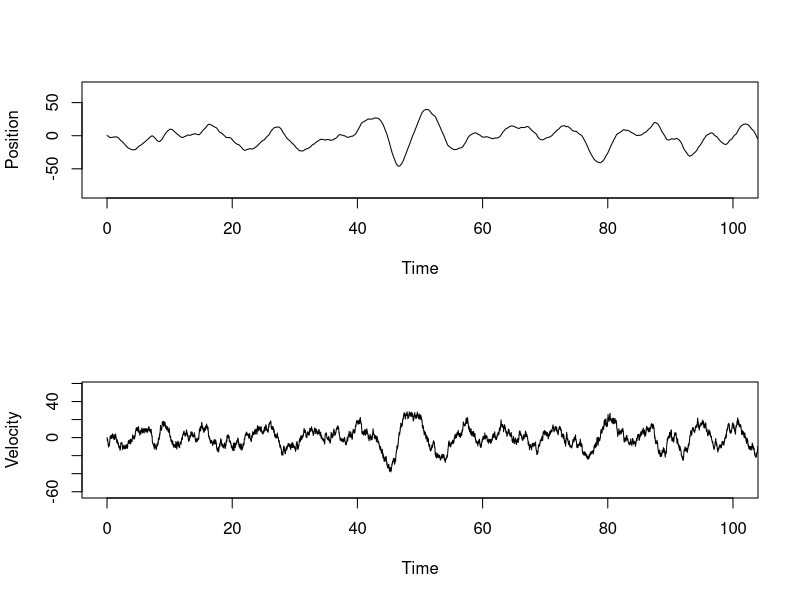
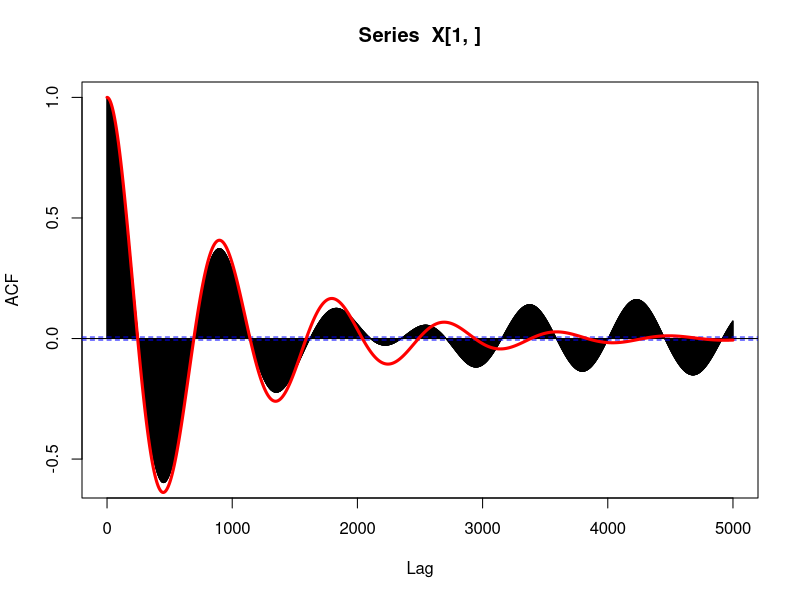
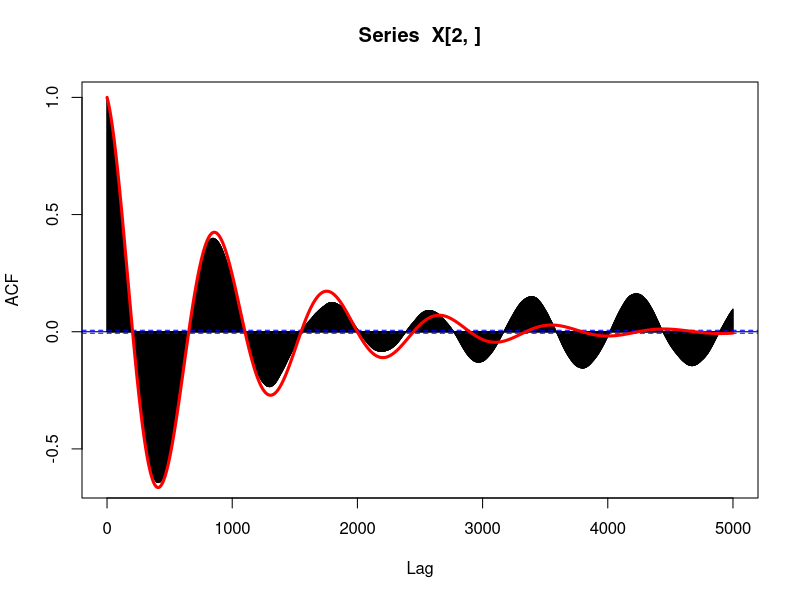
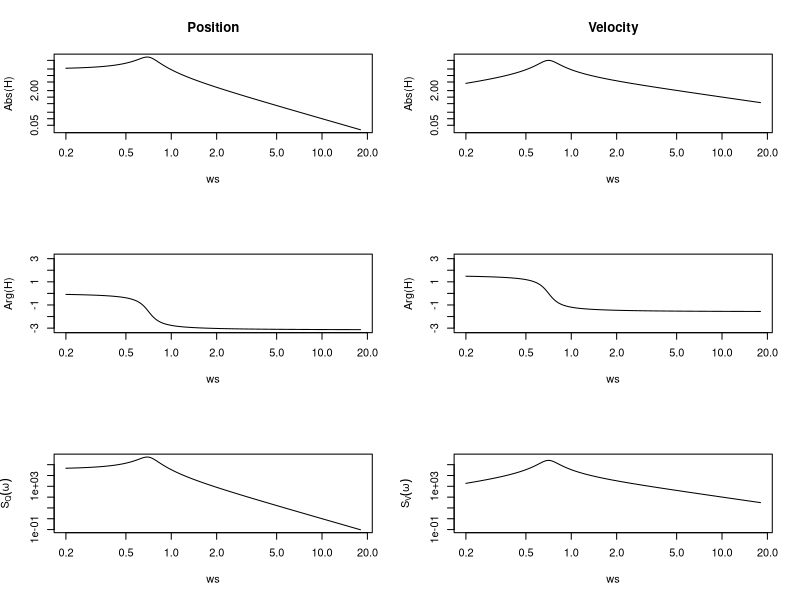

Reproduce these figures in R, in order.

#### EX2 ####
## Helper function for simulation of Brownian motion, as per week 3
rBM <- function(tvec){
  return(cumsum(rnorm(length(tvec),mean=0,sd=sqrt(diff(c(0,tvec))))))
}

## System parameters
m <- 1 # [kg]
k <- 0.5 # [N/m]
c <- 0.2 # [N*s/m]
sigma <- 10 # [N sqrt(s)]

## Q 1.1
A <- array(c(0,-k/m,1,-c/m),c(2,2))
G <- array(c(0,sigma/m),c(2,1))

## Simulation parameters
T <- 1000
dt <- 0.01

## Setup arrays
tvec <- seq(0,T,dt)
P <- array(0,c(2,2,length(tvec))) # This also computes the solution of the Lyapunov equation
X <- array(0,c(2,length(tvec)))

## Simulate sample path of Brownian motion
B <- rBM(tvec)
dB <- diff(B)

## Main time loop, Euler stepping the SDE and the Lyapunov equation
for(i in 1:(length(tvec)-1)){
  X[,i+1] <- X[,i] + A %*% X[,i] * dt + G * dB[i]
  P[,,i+1] <- P[,,i] + (A %*% P[,,i] + P[,,i] %*% t(A) + G %*% t(G)) * dt
}

## Q 2.2: Plot the sample path; first part only for clarity
par(mfrow=c(2,1))
plot(tvec,X[1,],type="l",xlim=c(0,100),xlab="Time",ylab="Position")
plot(tvec,X[2,],type="l",xlim=c(0,100),xlab="Time",ylab="Velocity")


#### EX3 ####
lyap <- function(A,Q)
{
  A <- as.matrix(A)
  I <- diag(rep(1,nrow(A)))
  P <- kronecker(I,A)+kronecker(A,I)
  X <- -solve(P,as.numeric(Q))
  return(matrix(X,nrow=nrow(A)))
}
Pinf <- P[,,length(tvec)]
Pinf2 <- lyap(A,G%*%t(G))


## Print the empirical covariance and compare with the solution of the Lyapunov equation
print(cov(t(X)))
print(Pinf)
print(Pinf2)

#### EX5 ####
require(expm)

ivec <- seq(0,50/dt,1)
tvec <- ivec * dt
rhovec <- sapply(tvec,function(t) (Pinf2 %*% expm(t(A)*t) ))

par(mfrow=c(1,1))
acf(X[1,],lag.max=50/dt)
lines(ivec,rhovec[1,]/rhovec[1,1],col="red",lwd=3)
acf(X[2,],lag.max=50/dt)
lines(ivec,rhovec[4,]/rhovec[4,1],col="red",lwd=3)










#### EX6 ####
I <- diag(2)
H <- function(w) (solve(1i*w*I-A) %*% G)
ws = seq(0.2,18,0.01)
Hs <- sapply(ws,H)

par(mfrow=c(3,2))
min_y = min(min(abs(Hs[1,])),min(abs(Hs[2,])))
max_y = max(max(abs(Hs[1,])),max(abs(Hs[2,])))
plot(ws,abs(Hs[1,]),log="xy",type="l",ylab="Abs(H)", main = "Position", ylim = c(min_y,max_y))
plot(ws,abs(Hs[2,]),log="xy",type="l",ylab="Abs(H)", main = "Velocity", ylim = c(min_y,max_y))

min_y = min(min(Arg(Hs[1,])),min(Arg(Hs[2,])))
max_y = max(max(Arg(Hs[1,])),max(Arg(Hs[2,])))
plot(ws,Arg(Hs[1,]),log="x",type="l",ylab="Arg(H)", ylim = c(-pi,pi))
plot(ws,Arg(Hs[2,]),log="x",type="l",ylab="Arg(H)", ylim = c(-pi,pi))

min_y = min(min(abs(Hs[1,])^2*sigma^2),min(abs(Hs[2,])^2*sigma^2))
max_y = max(max(abs(Hs[1,])^2*sigma^2),max(abs(Hs[2,])^2*sigma^2))
plot(ws,abs(Hs[1,])^2*sigma^2,type="l",log="xy",ylab=expression(S[Q](omega)), ylim = c(min_y,max_y))
plot(ws,abs(Hs[2,])^2*sigma^2,type="l",log="xy",ylab=expression(S[V](omega)), ylim = c(min_y,max_y))
